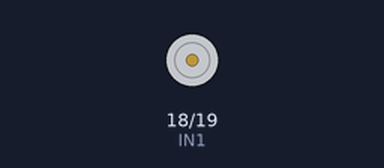
The sketch below on a simulated ESP32. On the bench: motor-driver pin pairs drawn as motors (green arrow = first pin HIGH = forward, orange = second pin HIGH = backward, longer = more drive, scaled by the enable pin).

Above: at 0.05 s.
At 2.15 s:
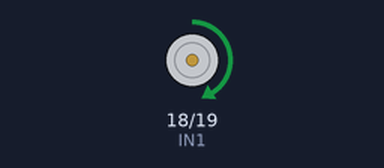
At 6.45 s:
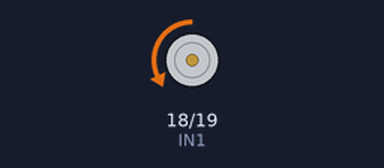
At 12.95 s:
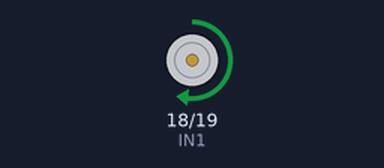
Timing chart, 0 to 13.2 s (numbered marks = the images above):
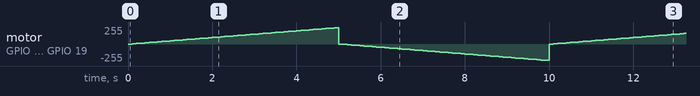

The sketch:

motor_digital_slider.ino
```cpp
/*
  Blink
*/

// ledPin refers to ESP32 GPIO 23
const int EN = 21;
const int IN1 = 18;
const int IN2 = 19;

// the setup function runs once when you press reset or power the board
void setup() {
  // initialize digital pin ledPin as an output.
  pinMode(EN, OUTPUT);
  pinMode(IN1, OUTPUT);
  pinMode(IN2, OUTPUT);
  pinMode(34, INPUT);
  pinMode(35, INPUT);
}

// the loop function runs over and over again forever
void loop() {

  digitalWrite(IN1, HIGH);   // turn the LED on (HIGH is the voltage level)                  // wait for a second
  digitalWrite(IN2, LOW);// turn the LED off by making the voltage LOW
  for(int i=0;i<250;i=i+5){
    analogWrite(EN,i);
    delay(100);
  }
  digitalWrite(IN1, LOW);   // turn the LED on (HIGH is the voltage level)                  // wait for a second
  digitalWrite(IN2, HIGH);
    for(int i=0;i<250;i=i+5){
    analogWrite(EN,i);
    delay(100);
  }

}
```
